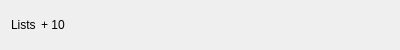
<?xml version="1.0" encoding="UTF-8"?>
<ui version="4.0">
 <class>ApplicationShortList</class>
 <widget class="QWidget" name="ApplicationShortList">
  <property name="geometry">
   <rect>
    <x>0</x>
    <y>0</y>
    <width>400</width>
    <height>50</height>
   </rect>
  </property>
  <property name="sizePolicy">
   <sizepolicy hsizetype="Maximum" vsizetype="Minimum">
    <horstretch>0</horstretch>
    <verstretch>0</verstretch>
   </sizepolicy>
  </property>
  <property name="windowTitle">
   <string>Form</string>
  </property>
  <property name="widgetClass" stdset="0">
   <string>background</string>
  </property>
  <layout class="QHBoxLayout" name="horizontalLayout">
   <property name="spacing">
    <number>5</number>
   </property>
   <item>
    <widget class="QLabel" name="applicationLists">
     <property name="text">
      <string>Lists</string>
     </property>
     <property name="labelClass" stdset="0">
      <string>h3</string>
     </property>
    </widget>
   </item>
   <item>
    <layout class="QHBoxLayout" name="applicationsContainer">
     <property name="spacing">
      <number>5</number>
     </property>
     <property name="leftMargin">
      <number>0</number>
     </property>
     <property name="rightMargin">
      <number>0</number>
     </property>
    </layout>
   </item>
   <item>
    <widget class="QLabel" name="applicationsTail">
     <property name="text">
      <string>+ 10</string>
     </property>
     <property name="labelClass" stdset="0">
      <string>h3</string>
     </property>
    </widget>
   </item>
   <item>
    <spacer name="horizontalSpacer">
     <property name="orientation">
      <enum>Qt::Orientation::Horizontal</enum>
     </property>
     <property name="sizeHint" stdset="0">
      <size>
       <width>299</width>
       <height>20</height>
      </size>
     </property>
    </spacer>
   </item>
  </layout>
 </widget>
 <resources/>
 <connections/>
</ui>
